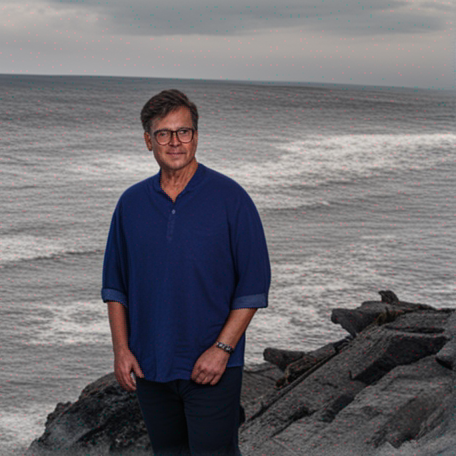

Reproduce this figure in Python.
import torch
from diffusers import StableDiffusionXLImg2ImgPipeline
from diffusers.utils import load_image

pipe = StableDiffusionXLImg2ImgPipeline.from_pretrained(
    "stabilityai/stable-diffusion-xl-refiner-1.0", torch_dtype=torch.float16, variant="fp16", use_safetensors=True
)
pipe = pipe.to("cuda")
url = "https://huggingface.co/datasets/patrickvonplaten/images/resolve/main/aa_xl/000000009.png"

# init_image = load_image(url).convert("RGB")
init_image = load_image('test/9.jpg').convert("RGB")
prompt = "a man wearing glasses and red shirt"
image = pipe(prompt, image=init_image).images
image[0].save('demo.png')
print("Save Image")
